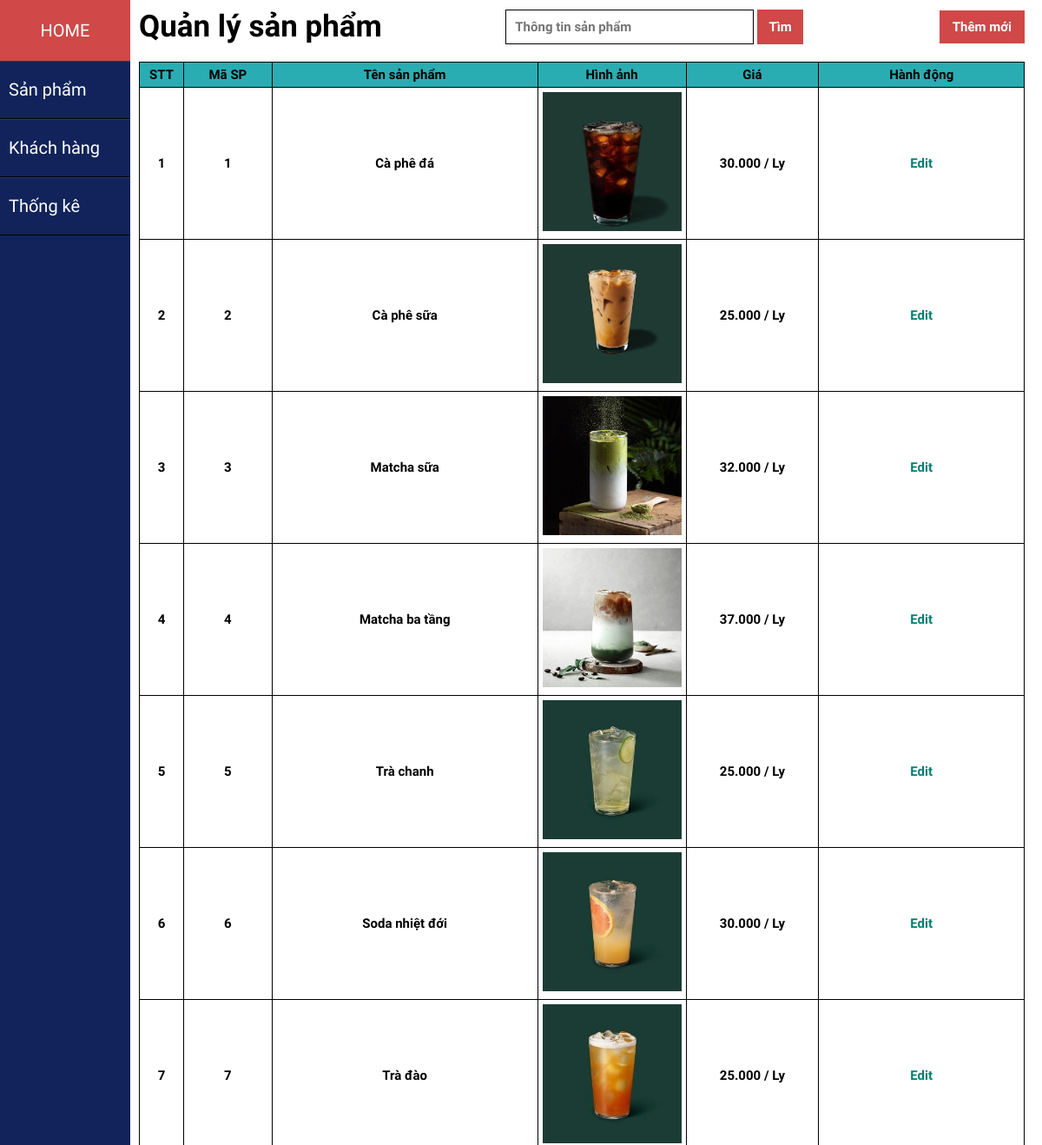
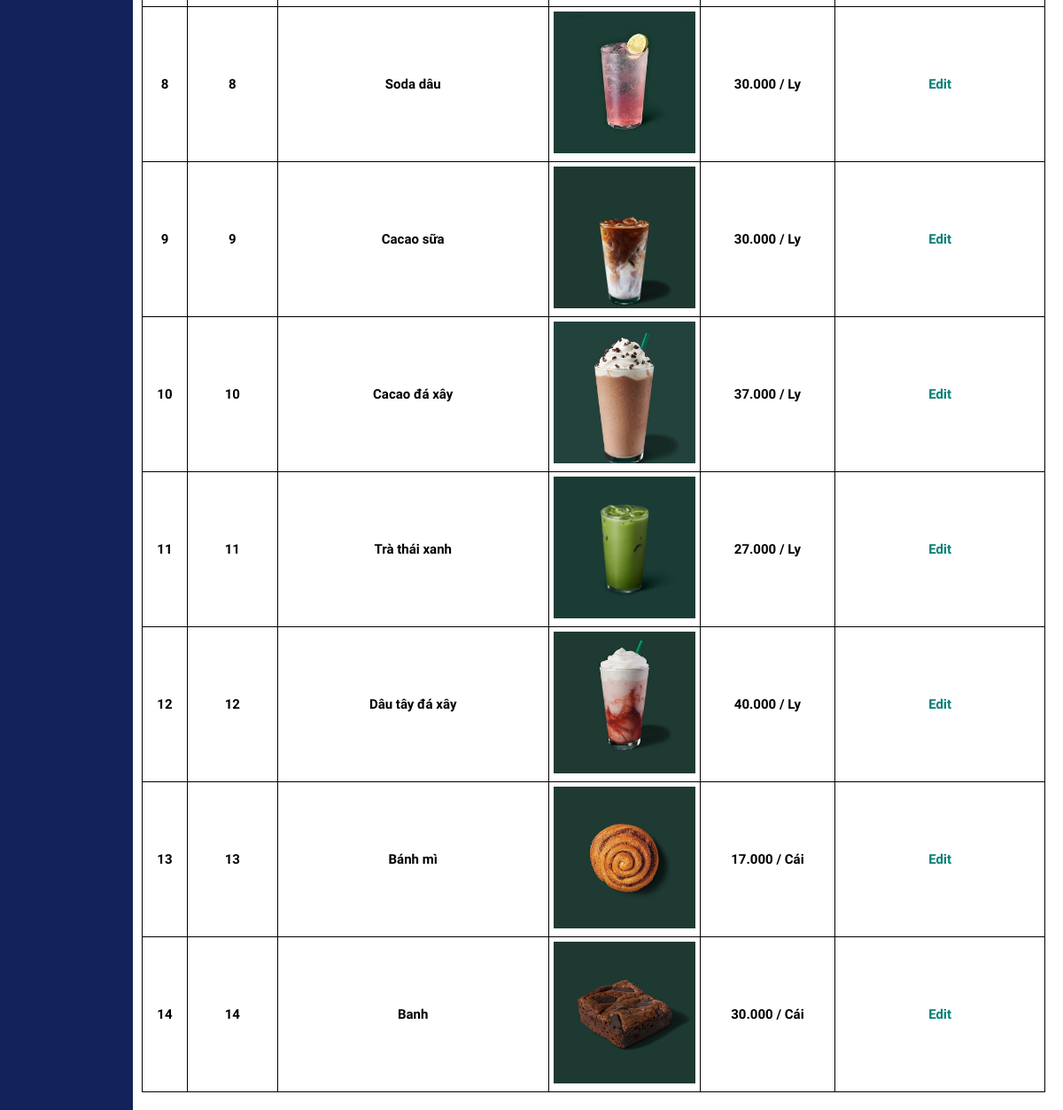
Page /index.php?act=catalog on the committed database (2 pictures, top to bottom).
### tables this page shows
CREATE TABLE `sanpham` (
  `ma_sp` int(11) NOT NULL,
  `ten_sp` varchar(255) NOT NULL,
  `gia` decimal(10,2) NOT NULL,
  `donvitinh` varchar(10) NOT NULL,
  `hinhanh_sp` varchar(100) NOT NULL
);

### model/item.php (called while the page is built, shortened)
<?php
    function getproducts(){
        $conn = connectdb();
        $sql = "SELECT * FROM sanpham ORDER BY ma_sp ASC";
        $stmt = $conn->prepare($sql);
        $stmt->execute();
        $list = $stmt->fetchAll();
        return $list;
    }
?>

### view/products.php (the view, shortened to what this page needs)
<?php
    require_once "model/item.php";
    if(isset($_POST['thongtinsp']) && !empty($_POST['thongtinsp'])) {
        $thongtinsp = $_POST['thongtinsp'];
        $listproducts = find_product($thongtinsp);
        if(empty($listproducts)) {
            echo '<script>';
            echo 'alert("Không tìm thấy sản phẩm.");';
            echo '</script>';
            $listproducts = getproducts();
        }
    } else {
        $listproducts = getproducts();
    }
?>
    <section class="catalog">
        <div class="header_product">
            <h1>Quản lý sản phẩm</h1>
            <div class="find_sp">
                <form action="index.php?act=find_product" method="post">
                    <input class="input_ttsp" type="text" name="thongtinsp" placeholder="Thông tin sản phẩm">
                    <input class="btn_timkiem" type="submit" value="Tìm">
                </form>
            </div>
            <a href="index.php?act=insert_product" class="add_product">Thêm mới</a>
        </div>
        <table class="table_list_products">
            <tr>
                <td style="width: 5%;">STT</td>
                <td style="width: 10%;">Mã SP</td>
                <td style="width: 30%;">Tên sản phẩm</td>
                <td style="width: 16%;">Hình ảnh</td>
                <td style="width: 15%;">Giá</td>
                <td style="width: 100px;">Hành động</td>
            </tr>
            <?php
                if(isset($listproducts) && (count($listproducts)>0)){
                    $i=1;
                    foreach ($listproducts as $item) {
                        extract($item);
                        echo
                            '<tr>
                                <td>'.$i.'</td>
                                <td>'.$ma_sp.'</td>
                                <td>'.$ten_sp.'</td>
                                <td><img src="/images/products/'.$hinhanh_sp.'" alt=""></td>
                                <td>'.number_format($gia, 0, '.', '.').' / '.$donvitinh.'</td>
                                <td><a style="font-weight: bold; color: #007F73;" href="index.php?act=edit_product&id='.$ma_sp.'">Edit</a></td>
                            </tr>';
                            $i++;
                    }
                }
            ?>
        </table>
    </section>
    </body>
</html>

### css/sidebar.css (style rules this page uses)
* { padding: 0; margin: 0; list-style: none; text-decoration: none; }
body { font-family: "Chakra Petch", sans-serif; position: relative; }
img { width: 160px; height: 160px; }
h1 { font-size: 30px; }

### css/home.css (style rules this page uses)
* { margin: 0; padding: 0; text-decoration: none; border: none; outline: none; box-sizing: border-box; font-family: "Chakra Petch", sans-serif; }
body { position: relative; }
img { width: 160px; height: 160px; }
h1 { font-size: 35px; }
:root { --text-color: #fff; --main-text-color: #603809; --h1-text-color: #F29F05; --background-color: #FFFEFC; --special-color: #F29F05; --background2-color: #1d2e1f; --sale-color: #FE0000; }
.list_order, td, th { border: none; padding: 5px; font-weight: bold; cursor: pointer; font-size: 15px; }

### css/cart_detail.css (style rules this page uses)
* { margin: 0; padding: 0; text-decoration: none; border: none; outline: none; box-sizing: border-box; font-family: "Chakra Petch", sans-serif; }
body { position: relative; box-sizing: border-box; }
.btn_timkiem { width: 10%; height: 40px; padding: 10px; background-color: #FF9800; color: #fff; font-size: 15px; font-weight: bold; cursor: pointer; }

### css/customer.css (style rules this page uses)
* { margin: 0; padding: 0; text-decoration: none; border: none; outline: none; box-sizing: border-box; font-family: "Chakra Petch", sans-serif; }
:root { --text-color: #fff; --main-text-color: #603809; --h1-text-color: #F29F05; --background-color: #FFFEFC; --special-color: #F29F05; --background2-color: #1d2e1f; --sale-color: #FE0000; }
.add_product { background-color: #D04848; padding: 10px 15px; color: #fff; font-size: 15px; font-weight: bold; }
.btn_timkiem { width: 15%; height: 40px; padding: 10px; background-color: #D04848; color: #fff; font-size: 15px; font-weight: bold; cursor: pointer; }

### css/catalog.css (style rules this page uses)
* { padding: 0; margin: 0; list-style: none; text-decoration: none; }
body { font-family: "Chakra Petch", sans-serif; position: relative; }
.catalog, .update_form, .insert_form, .customer, .list_bill { padding: 10px 20px 20px 160px; }
.header_product { display: flex; justify-content: space-between; align-items: center; }
.add_product { background-color: #D04848; padding: 10px 15px; color: #fff; font-size: 15px; font-weight: bold; }
.table_list_products table, .table_list_products td, .table_list_products th { border: 1px solid; padding: 5px; }
.catalog table { width: 100%; margin-top: 20px; border-collapse: collapse; text-align: center; }
.catalog tr:first-child { background-color: #29ADB2; font-weight: 700; }
.find_sp { width: 50%; display: flex; justify-content: center; }
.find_sp form { width: 70%; }
.find_sp .input_ttsp { width: 80%; height: 40px; font-size: 15px; font-weight: bold; border: 1px solid black; padding-left: 10px; }
.btn_timkiem { width: 15%; height: 40px; padding: 10px; background-color: #D04848; color: #fff; font-size: 15px; font-weight: bold; cursor: pointer; }

### css/list_bill.css (style rules this page uses)
* { margin: 0; padding: 0; text-decoration: none; border: none; outline: none; box-sizing: border-box; font-family: "Chakra Petch", sans-serif; }
:root { --text-color: #fff; --main-text-color: #603809; --h1-text-color: #F29F05; --background-color: #FFFEFC; --special-color: #F29F05; --background2-color: #1d2e1f; --sale-color: #FE0000; }
.add_product { background-color: #D04848; padding: 10px 15px; color: #fff; font-size: 15px; font-weight: bold; }

### css/thongke.css (style rules this page uses)
* { padding: 0; margin: 0; list-style: none; text-decoration: none; }
body { font-family: "Chakra Petch", sans-serif; position: relative; }

### rows in the picture
sanpham: ma_sp "1", ten_sp "Cà phê đá", hinhanh_sp (picture), gia "30.000", donvitinh "Ly"
sanpham: ma_sp "2", ten_sp "Cà phê sữa", hinhanh_sp (picture), gia "25.000", donvitinh "Ly"
sanpham: ma_sp "3", ten_sp "Matcha sữa", hinhanh_sp (picture), gia "32.000", donvitinh "Ly"
sanpham: ma_sp "4", ten_sp "Matcha ba tầng", hinhanh_sp (picture), gia "37.000", donvitinh "Ly"
sanpham: ma_sp "5", ten_sp "Trà chanh", hinhanh_sp (picture), gia "25.000", donvitinh "Ly"
sanpham: ma_sp "6", ten_sp "Soda nhiệt đới", hinhanh_sp (picture), gia "30.000", donvitinh "Ly"
sanpham: ma_sp "7", ten_sp "Trà đào", hinhanh_sp (picture), gia "25.000", donvitinh "Ly"
sanpham: ma_sp "8", ten_sp "Soda dâu", hinhanh_sp (picture), gia "30.000", donvitinh "Ly"
sanpham: ma_sp "9", ten_sp "Cacao sữa", hinhanh_sp (picture), gia "30.000", donvitinh "Ly"
sanpham: ma_sp "10", ten_sp "Cacao đá xây", hinhanh_sp (picture), gia "37.000", donvitinh "Ly"
sanpham: ma_sp "11", ten_sp "Trà thái xanh", hinhanh_sp (picture), gia "27.000", donvitinh "Ly"
sanpham: ma_sp "12", ten_sp "Dâu tây đá xây", hinhanh_sp (picture), gia "40.000", donvitinh "Ly"
sanpham: ma_sp "13", ten_sp "Bánh mì", hinhanh_sp (picture), gia "17.000", donvitinh "Cái"
sanpham: ma_sp "14", ten_sp "Banh", hinhanh_sp (picture), gia "30.000", donvitinh "Cái"
